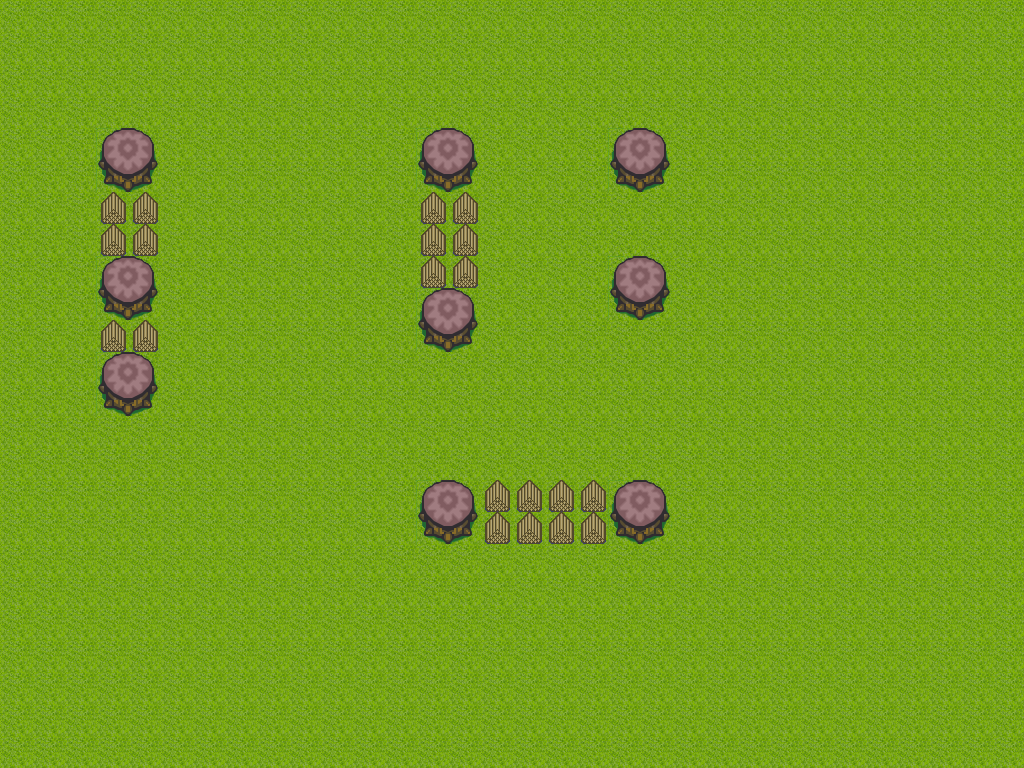

A level layout from a 2D game, rendered from its tile map. Below: a short description, then the map file with its tile-grid data intact:
An orthogonal 32x24 tile map with 32x32 px tiles, 2 tile layers (background, barrier).

<map version="1.0" orientation="orthogonal" width="32" height="24" tilewidth="32" tileheight="32">
 <tileset firstgid="1" name="tiles" tilewidth="32" tileheight="32">
  <image source="tiles.png" width="832" height="448" />
 </tileset>
 <layer name="background" width="32" height="24">
  <data encoding="csv">
203,203,203,203,203,203,203,203,203,203,203,203,203,203,203,203,203,203,203,203,203,203,203,203,203,203,203,203,203,203,203,203,
203,203,203,203,203,203,203,203,203,203,203,203,203,203,203,203,203,203,203,203,203,203,203,203,203,203,203,203,203,203,203,203,
203,203,203,203,203,203,203,203,203,203,203,203,203,203,203,203,203,203,203,203,203,203,203,203,203,203,203,203,203,203,203,203,
203,203,203,203,203,203,203,203,203,203,203,203,203,203,203,203,203,203,203,203,203,203,203,203,203,203,203,203,203,203,203,203,
203,203,203,203,203,203,203,203,203,203,203,203,203,203,203,203,203,203,203,203,203,203,203,203,203,203,203,203,203,203,203,203,
203,203,203,203,203,203,203,203,203,203,203,203,203,203,203,203,203,203,203,203,203,203,203,203,203,203,203,203,203,203,203,203,
203,203,203,203,203,203,203,203,203,203,203,203,203,203,203,203,203,203,203,203,203,203,203,203,203,203,203,203,203,203,203,203,
203,203,203,203,203,203,203,203,203,203,203,203,203,203,203,203,203,203,203,203,203,203,203,203,203,203,203,203,203,203,203,203,
203,203,203,203,203,203,203,203,203,203,203,203,203,203,203,203,203,203,203,203,203,203,203,203,203,203,203,203,203,203,203,203,
203,203,203,203,203,203,203,203,203,203,203,203,203,203,203,203,203,203,203,203,203,203,203,203,203,203,203,203,203,203,203,203,
203,203,203,203,203,203,203,203,203,203,203,203,203,203,203,203,203,203,203,203,203,203,203,203,203,203,203,203,203,203,203,203,
203,203,203,203,203,203,203,203,203,203,203,203,203,203,203,203,203,203,203,203,203,203,203,203,203,203,203,203,203,203,203,203,
203,203,203,203,203,203,203,203,203,203,203,203,203,203,203,203,203,203,203,203,203,203,203,203,203,203,203,203,203,203,203,203,
203,203,203,203,203,203,203,203,203,203,203,203,203,203,203,203,203,203,203,203,203,203,203,203,203,203,203,203,203,203,203,203,
203,203,203,203,203,203,203,203,203,203,203,203,203,203,203,203,203,203,203,203,203,203,203,203,203,203,203,203,203,203,203,203,
203,203,203,203,203,203,203,203,203,203,203,203,203,203,203,203,203,203,203,203,203,203,203,203,203,203,203,203,203,203,203,203,
203,203,203,203,203,203,203,203,203,203,203,203,203,203,203,203,203,203,203,203,203,203,203,203,203,203,203,203,203,203,203,203,
203,203,203,203,203,203,203,203,203,203,203,203,203,203,203,203,203,203,203,203,203,203,203,203,203,203,203,203,203,203,203,203,
203,203,203,203,203,203,203,203,203,203,203,203,203,203,203,203,203,203,203,203,203,203,203,203,203,203,203,203,203,203,203,203,
203,203,203,203,203,203,203,203,203,203,203,203,203,203,203,203,203,203,203,203,203,203,203,203,203,203,203,203,203,203,203,203,
203,203,203,203,203,203,203,203,203,203,203,203,203,203,203,203,203,203,203,203,203,203,203,203,203,203,203,203,203,203,203,203,
203,203,203,203,203,203,203,203,203,203,203,203,203,203,203,203,203,203,203,203,203,203,203,203,203,203,203,203,203,203,203,203,
203,203,203,203,203,203,203,203,203,203,203,203,203,203,203,203,203,203,203,203,203,203,203,203,203,203,203,203,203,203,203,203,
203,203,203,203,203,203,203,203,203,203,203,203,203,203,203,203,203,203,203,203,203,203,203,203,203,203,203,203,203,203,203,203
</data>
 </layer>
 <layer name="barrier" width="32" height="24">
  <data encoding="csv">
0,0,0,0,0,0,0,0,0,0,0,0,0,0,0,0,0,0,0,0,0,0,0,0,0,0,0,0,0,0,0,0,
0,0,0,0,0,0,0,0,0,0,0,0,0,0,0,0,0,0,0,0,0,0,0,0,0,0,0,0,0,0,0,0,
0,0,0,0,0,0,0,0,0,0,0,0,0,0,0,0,0,0,0,0,0,0,0,0,0,0,0,0,0,0,0,0,
0,0,0,0,0,0,0,0,0,0,0,0,0,0,0,0,0,0,0,0,0,0,0,0,0,0,0,0,0,0,0,0,
0,0,0,230,231,0,0,0,0,0,0,0,0,230,231,0,0,0,0,230,231,0,0,0,0,0,0,0,0,0,0,0,
0,0,0,256,257,0,0,0,0,0,0,0,0,256,257,0,0,0,0,256,257,0,0,0,0,0,0,0,0,0,0,0,
0,0,0,22,22,0,0,0,0,0,0,0,0,22,22,0,0,0,0,0,0,0,0,0,0,0,0,0,0,0,0,0,
0,0,0,22,22,0,0,0,0,0,0,0,0,22,22,0,0,0,0,0,0,0,0,0,0,0,0,0,0,0,0,0,
0,0,0,230,231,0,0,0,0,0,0,0,0,22,22,0,0,0,0,230,231,0,0,0,0,0,0,0,0,0,0,0,
0,0,0,256,257,0,0,0,0,0,0,0,0,230,231,0,0,0,0,256,257,0,0,0,0,0,0,0,0,0,0,0,
0,0,0,22,22,0,0,0,0,0,0,0,0,256,257,0,0,0,0,0,0,0,0,0,0,0,0,0,0,0,0,0,
0,0,0,230,231,0,0,0,0,0,0,0,0,0,0,0,0,0,0,0,0,0,0,0,0,0,0,0,0,0,0,0,
0,0,0,256,257,0,0,0,0,0,0,0,0,0,0,0,0,0,0,0,0,0,0,0,0,0,0,0,0,0,0,0,
0,0,0,0,0,0,0,0,0,0,0,0,0,0,0,0,0,0,0,0,0,0,0,0,0,0,0,0,0,0,0,0,
0,0,0,0,0,0,0,0,0,0,0,0,0,0,0,0,0,0,0,0,0,0,0,0,0,0,0,0,0,0,0,0,
0,0,0,0,0,0,0,0,0,0,0,0,0,230,231,22,22,22,22,230,231,0,0,0,0,0,0,0,0,0,0,0,
0,0,0,0,0,0,0,0,0,0,0,0,0,256,257,22,22,22,22,256,257,0,0,0,0,0,0,0,0,0,0,0,
0,0,0,0,0,0,0,0,0,0,0,0,0,0,0,0,0,0,0,0,0,0,0,0,0,0,0,0,0,0,0,0,
0,0,0,0,0,0,0,0,0,0,0,0,0,0,0,0,0,0,0,0,0,0,0,0,0,0,0,0,0,0,0,0,
0,0,0,0,0,0,0,0,0,0,0,0,0,0,0,0,0,0,0,0,0,0,0,0,0,0,0,0,0,0,0,0,
0,0,0,0,0,0,0,0,0,0,0,0,0,0,0,0,0,0,0,0,0,0,0,0,0,0,0,0,0,0,0,0,
0,0,0,0,0,0,0,0,0,0,0,0,0,0,0,0,0,0,0,0,0,0,0,0,0,0,0,0,0,0,0,0,
0,0,0,0,0,0,0,0,0,0,0,0,0,0,0,0,0,0,0,0,0,0,0,0,0,0,0,0,0,0,0,0,
0,0,0,0,0,0,0,0,0,0,0,0,0,0,0,0,0,0,0,0,0,0,0,0,0,0,0,0,0,0,0,0
</data>
 </layer>
</map>
